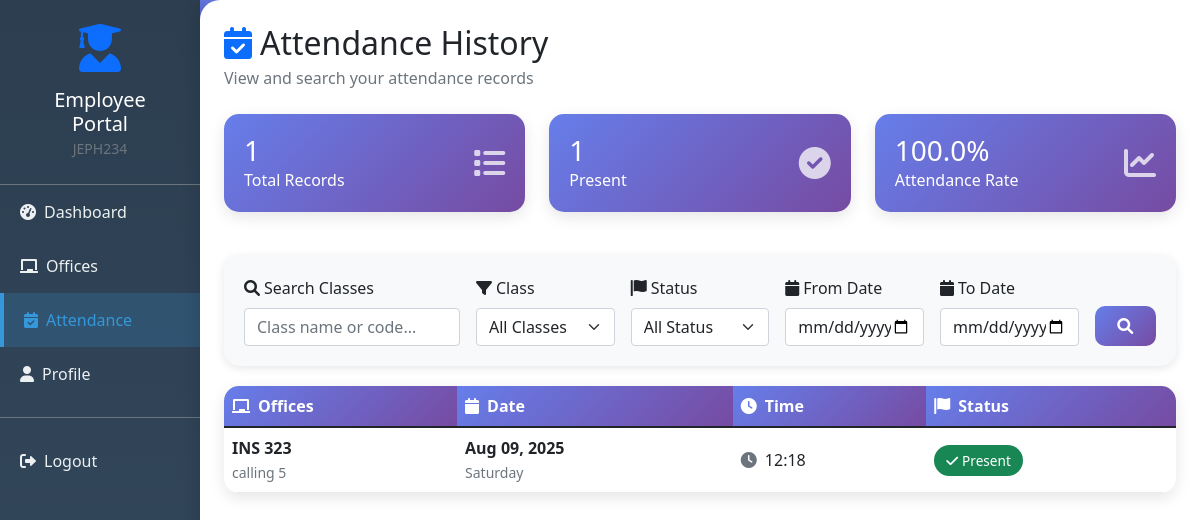
/attendance-history/ (signed in), run on the app's committed database.
### attendance/models.py (models this page shows, shortened)
class CustomUser(AbstractUser):
    POSITION_CHOICES = [
        ('student', 'Student'),
        ('lecturer', 'Lecturer'),
    ]
    position = models.CharField(
        max_length=10,
        choices=POSITION_CHOICES,
        default='student',
        help_text='User position in the system'
    )
    phone = models.CharField(max_length=20, blank=True, null=True)
    student_id = models.CharField(max_length=20, blank=True, null=True, unique=True)

class Attendance(models.Model):
    ATTENDANCE_STATUS_CHOICES = [
        ('present', 'Present'),
        ('absent', 'Absent'),
        ('late', 'Late'),
    ]
    student = models.ForeignKey(Student, on_delete=models.CASCADE, related_name='attendance_records', null = True)
    class_attended = models.ForeignKey(Class, on_delete=models.CASCADE, related_name='attendance_records')
    date = models.DateField(default=timezone.now)
    timestamp = models.DateTimeField(auto_now_add=True)
    status = models.CharField(max_length=10, choices=ATTENDANCE_STATUS_CHOICES, default='present')
    recognition_confidence = models.FloatField(null=True, blank=True)
    marked_by_recognition = models.BooleanField(default=True)
    attendance_image = models.CharField(max_length=255, blank=True, null=True, help_text="Filename of captured attendance image")
    notes = models.TextField(blank=True)
    class Meta:
        unique_together = ['student', 'class_attended', 'date']
        ordering = ['-timestamp']

class Class(models.Model):
    name = models.CharField(max_length=100, unique=True)
    code = models.CharField(max_length=20, unique=True)
    description = models.TextField(blank=True)
    instructor = models.ForeignKey('CustomUser', on_delete=models.CASCADE, related_name='taught_classes', limit_choices_to={'position': 'lecturer'})
    created_at = models.DateTimeField(auto_now_add=True)
    is_active = models.BooleanField(default=True)
    class Meta:
        verbose_name_plural = "Classes"
        ordering = ['name']

### attendance/views.py (the view)
# urls.py: path('attendance-history/', views.student_attendance_history, name='student_attendance_history'),
@login_required
def student_attendance_history(request):
    try:
        student = Student.objects.get(student_id=request.user.username, is_active=True)
        search_query = request.GET.get('search', '').strip()
        class_filter = request.GET.get('class_filter', '')
        status_filter = request.GET.get('status_filter', '')
        date_from = request.GET.get('date_from', '')
        date_to = request.GET.get('date_to', '')
        attendance_records = Attendance.objects.filter(
            student=student
        ).select_related('class_attended').order_by('-date', '-timestamp')
        if search_query:
            attendance_records = attendance_records.filter(
                Q(class_attended__name__icontains=search_query) |
                Q(class_attended__code__icontains=search_query)
            )
        if class_filter:
            attendance_records = attendance_records.filter(class_attended__id=class_filter)
        if status_filter:
            attendance_records = attendance_records.filter(status=status_filter)
        if date_from:
            try:
                from_date = timezone.datetime.strptime(date_from, '%Y-%m-%d').date()
                attendance_records = attendance_records.filter(date__gte=from_date)
            except ValueError:
                pass
        if date_to:
            try:
                to_date = timezone.datetime.strptime(date_to, '%Y-%m-%d').date()
                attendance_records = attendance_records.filter(date__lte=to_date)
            except ValueError:
                pass
        enrolled_classes = student.enrolled_classes.filter(is_active=True).order_by('code')
        total_records = attendance_records.count()
        present_count = attendance_records.filter(status='present').count()
        late_count = attendance_records.filter(status='late').count()
        absent_count = attendance_records.filter(status='absent').count()
        attendance_rate = round((present_count / total_records * 100), 1) if total_records > 0 else 0
        context = {
            'student': student,
            'attendance_records': attendance_records,
            'enrolled_classes': enrolled_classes,
            'search_query': search_query,
            'class_filter': class_filter,
            'status_filter': status_filter,
            'date_from': date_from,
            'date_to': date_to,
            'total_records': total_records,
            'present_count': present_count,
            'late_count': late_count,
            'absent_count': absent_count,
            'attendance_rate': attendance_rate,
        }
        return render(request, 'attendance/student_attendance_history.html', context)
    except Student.DoesNotExist:
        messages.error(request, 'Student record not found. Please contact administrator.')
        return redirect('student_login')
    except Exception as e:
        messages.error(request, f'Error loading attendance history: {str(e)}')
        return redirect('student_dashboard')

### templates/attendance/student_attendance_history.html (shortened to what this page needs)
<!DOCTYPE html>
<html lang="en">
<head>
    <link href="https://cdn.jsdelivr.net/npm/bootstrap@5.1.3/dist/css/bootstrap.min.css" rel="stylesheet">
    <link href="https://cdnjs.cloudflare.com/ajax/libs/font-awesome/6.0.0/css/all.min.css" rel="stylesheet">
</head>
<body>
    <div class="container-fluid">
        <div class="row">
            <div class="col-md-3 col-lg-2 px-0">
                <div class="sidebar">
                    <div class="p-4 text-center border-bottom border-secondary">
                        <i class="fas fa-user-graduate fa-3x text-primary mb-3"></i>
                        <h5 class="text-white mb-0">Employee Portal</h5>
                        <small class="text-muted">{{ student.get_full_name|default:user.username }}</small>
                    </div>
                    <nav class="nav flex-column">
                        <a class="nav-link" href="{% url 'student_dashboard' %}">
                            <i class="fas fa-tachometer-alt me-2"></i>Dashboard
                        </a>
                        <a class="nav-link" href="#classes">
                            <i class="fas fa-chalkboard me-2"></i>Offices
                        </a>
                        <a class="nav-link active" href="{% url 'student_attendance_history' %}">
                            <i class="fas fa-calendar-check me-2"></i>Attendance
                        </a>
                        <a class="nav-link" href="#" data-bs-toggle="modal" data-bs-target="#profileModal">
                            <i class="fas fa-user me-2"></i>Profile
                        </a>
                        <div class="border-top border-secondary mt-3 pt-3">
                            <a class="nav-link" href="{% url 'student_logout' %}">
                                <i class="fas fa-sign-out-alt me-2"></i>Logout
                            </a>
                        </div>
                    </nav>
                </div>
            </div>
            <div class="col-md-9 col-lg-10 px-0">
                <div class="main-content p-4">
                    <div class="d-flex justify-content-between align-items-center mb-4">
                        <div>
                            <h2 class="mb-1">
                                <i class="fas fa-calendar-check me-2 text-primary"></i>Attendance History
                            </h2>
                            <p class="text-muted mb-0">View and search your attendance records</p>
                        </div>
                    </div>
                    <div class="row mb-4">
                        <div class="col-md-4">
                            <div class="stats-card">
                                <div class="d-flex justify-content-between align-items-center">
                                    <div>
                                        <h3 class="mb-0">{{ total_records }}</h3>
                                        <p class="mb-0">Total Records</p>
                                    </div>
                                    <i class="fas fa-list fa-2x opacity-75"></i>
                                </div>
                            </div>
                        </div>
                        <div class="col-md-4">
                            <div class="stats-card">
                                <div class="d-flex justify-content-between align-items-center">
                                    <div>
                                        <h3 class="mb-0">{{ present_count }}</h3>
                                        <p class="mb-0">Present</p>
                                    </div>
                                    <i class="fas fa-check-circle fa-2x opacity-75"></i>
                                </div>
                            </div>
                        </div>
                        <div class="col-md-4">
                            <div class="stats-card">
                                <div class="d-flex justify-content-between align-items-center">
                                    <div>
                                        <h3 class="mb-0">{{ attendance_rate }}%</h3>
                                        <p class="mb-0">Attendance Rate</p>
                                    </div>
                                    <i class="fas fa-chart-line fa-2x opacity-75"></i>
                                </div>
                            </div>
                        </div>
                    </div>
                    <div class="filter-card">
                        <form method="GET" class="row g-3">
                            <div class="col-md-3">
                                <label for="search" class="form-label">
                                    <i class="fas fa-search me-1"></i>Search Classes
                                </label>
                                <input type="text" class="form-control" id="search" name="search"
                                       value="{{ search_query }}" placeholder="Class name or code...">
                            </div>
                            <div class="col-md-2">
                                <label for="class_filter" class="form-label">
                                    <i class="fas fa-filter me-1"></i>Class
                                </label>
                                <select class="form-select" id="class_filter" name="class_filter">
                                    <option value="">All Classes</option>
                                </select>
                            </div>
                            <div class="col-md-2">
                                <label for="status_filter" class="form-label">
                                    <i class="fas fa-flag me-1"></i>Status
                                </label>
                                <select class="form-select" id="status_filter" name="status_filter">
                                    <option value="">All Status</option>
                                </select>
                            </div>
                            <div class="col-md-2">
                                <label for="date_from" class="form-label">
                                    <i class="fas fa-calendar me-1"></i>From Date
                                </label>
                                <input type="date" class="form-control" id="date_from" name="date_from" value="{{ date_from }}">
                            </div>
                            <div class="col-md-2">
                                <label for="date_to" class="form-label">
                                    <i class="fas fa-calendar me-1"></i>To Date
                                </label>
                                <input type="date" class="form-control" id="date_to" name="date_to" value="{{ date_to }}">
                            </div>
                            <div class="col-md-1 d-flex align-items-end">
                                <div class="d-grid w-100">
                                    <button type="submit" class="btn btn-filter">
                                        <i class="fas fa-search"></i>
                                    </button>
                                </div>
                            </div>
                        </form>
                    </div>
                    <div class="table-container">
                        {% if attendance_records %}
                            <div class="table-responsive">
                                <table class="table table-hover mb-0">
                                    <thead>
                                        <tr>
                                            <th><i class="fas fa-chalkboard me-2"></i>Offices</th>
                                            <th><i class="fas fa-calendar me-2"></i>Date</th>
                                            <th><i class="fas fa-clock me-2"></i>Time</th>
                                            <th><i class="fas fa-flag me-2"></i>Status</th>
                                        </tr>
                                    </thead>
                                    <tbody>
                                        {% for record in attendance_records %}
                                        <tr>
                                            <td>
                                                <div>
                                                    <strong>{{ record.class_attended.code }}</strong><br>
                                                    <small class="text-muted">{{ record.class_attended.name }}</small>
                                                </div>
                                            </td>
                                            <td>
                                                <span class="fw-bold">{{ record.date|date:"M d, Y" }}</span><br>
                                                <small class="text-muted">{{ record.date|date:"l" }}</small>
                                            </td>
                                            <td>
                                                <i class="fas fa-clock text-muted me-1"></i>
                                                {{ record.timestamp|time:"H:i" }}
                                            </td>
                                            <td>
                                                {% if record.status == 'present' %}
                                                    <span class="status-badge bg-success text-white">
                                                        <i class="fas fa-check me-1"></i>Present
                                                    </span>
                                                {% elif record.status == 'late' %}
                                                    <span class="status-badge bg-warning text-dark">
                                                        <i class="fas fa-clock me-1"></i>Late
                                                    </span>
                                                {% else %}
                                                    <span class="status-badge bg-danger text-white">
                                                        <i class="fas fa-times me-1"></i>Absent
                                                    </span>
                                                {% endif %}
                                            </td>
                                        {% endfor %}
                                    </tbody>
                                </table>
                            </div>
                        {% endif %}
                    </div>
                </div>
            </div>
        </div>
    </div>
</body>
</html>

### data on the page
CustomUser: get_full_name "JEPH234"
Attendance: class_attended.code "INS 323", class_attended.name "calling 5", date "Aug 09, 2025", date "Saturday", timestamp "12:18", status "present" (drawn)

### other printed values
{{ total_records }} "1"
{{ present_count }} "1"
{{ attendance_rate }} "100.0"
